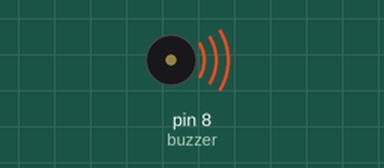
This sketch was run on a simulated Arduino Uno, built with avr-gcc and run on an emulated ATmega328P. Parts: buzzer (waves = sounding).

Above: at 0.1 s.
Timing chart, 0 to 40.0 s (numbered marks = the images above):
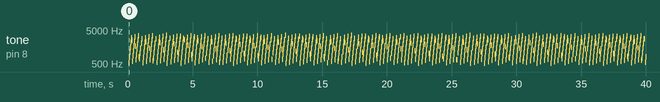

The sketch:

EX02_Buzzer.ino
```cpp
/*
  Sonido a traves de un Buzzer
 */

int buzzer = 8;                 // pin al cual esta conectado el Buzzer

// la funcion setup() se ejecuta una vez al reiniciarse
void setup() {
  pinMode(buzzer, OUTPUT);      // inicializa el pin de salida
}

// la funcion loop() es llamada internamente en un ciclo sin fin
void loop() {
  for(int f=440; f<5000; f+=10)
  {
    doFrec(f);
  }
}

void doFrec(int f)
{
  float d = (1000000.0/f)/2.0;
  digitalWrite(buzzer, HIGH);
  delayMicroseconds(d);
  digitalWrite(buzzer, LOW);
  delayMicroseconds(d);
}
```

Measured:
- by itself, tone on pin 8 (buzzer): plays 539 Hz for 0.04 s, 782 Hz for 0.04 s, 1119 Hz for 0.04 s, 1576 Hz for 0.04 s, 2172 Hz for 0.04 s, 2918 Hz for 0.04 s … (974 notes in this stretch)
